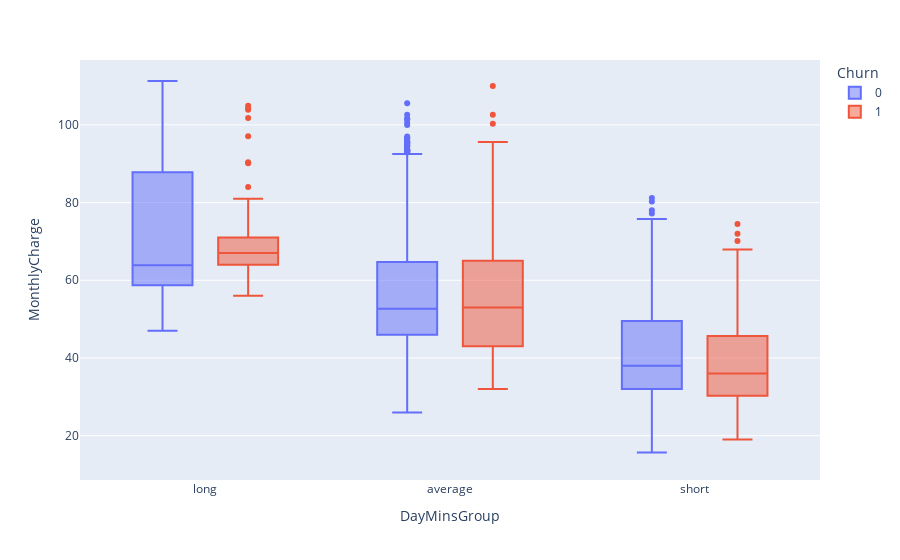

Write notebook code for a chart like this one.
### Code cell
fig = px.box(df, x = 'DayMinsGroup', y = 'MonthlyCharge', color = 'Churn')
fig.show()

### Figure 1 — Plotly figure (JSON) as saved in the notebook; plotly's stock layout.template omitted (floating-point values rounded to 4 significant figures; data arrays with more than 128 entries replaced by an {"elided": "..."} marker saying what was removed)
{"data": [{"alignmentgroup": "True", "hovertemplate": "Churn=0<br>DayMinsGroup=%{x}<br>MonthlyCharge=%{y}<extra></extra>", "legendgroup": "0", "marker": {"color": "#636efa"}, "name": "0", "notched": false, "offsetgroup": "0", "orientation": "v", "showlegend": true, "type": "box", "x": {"elided": "2850 str values"}, "x0": " ", "xaxis": "x", "y": {"elided": "2850 float values"}, "y0": " ", "yaxis": "y"}, {"alignmentgroup": "True", "hovertemplate": "Churn=1<br>DayMinsGroup=%{x}<br>MonthlyCharge=%{y}<extra></extra>", "legendgroup": "1", "marker": {"color": "#EF553B"}, "name": "1", "notched": false, "offsetgroup": "1", "orientation": "v", "showlegend": true, "type": "box", "x": {"elided": "483 str values"}, "x0": " ", "xaxis": "x", "y": {"elided": "483 float values"}, "y0": " ", "yaxis": "y"}], "layout": {"boxmode": "group", "legend": {"title": {"text": "Churn"}, "tracegroupgap": 0}, "margin": {"t": 60}, "xaxis": {"anchor": "y", "domain": [0, 1], "title": {"text": "DayMinsGroup"}}, "yaxis": {"anchor": "x", "domain": [0, 1], "title": {"text": "MonthlyCharge"}}}}
